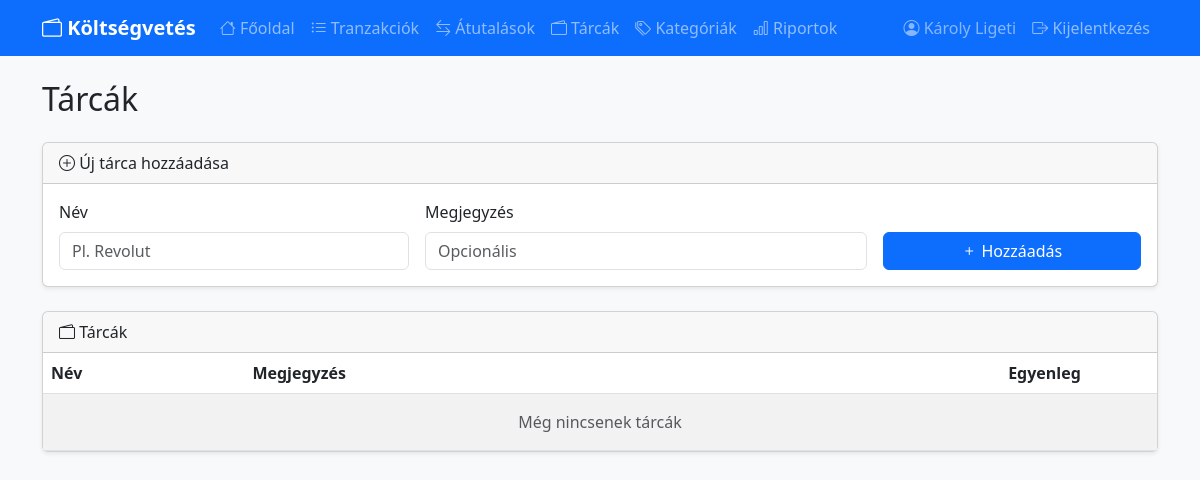
The page /wallets (signed in) on the database as committed earlier.
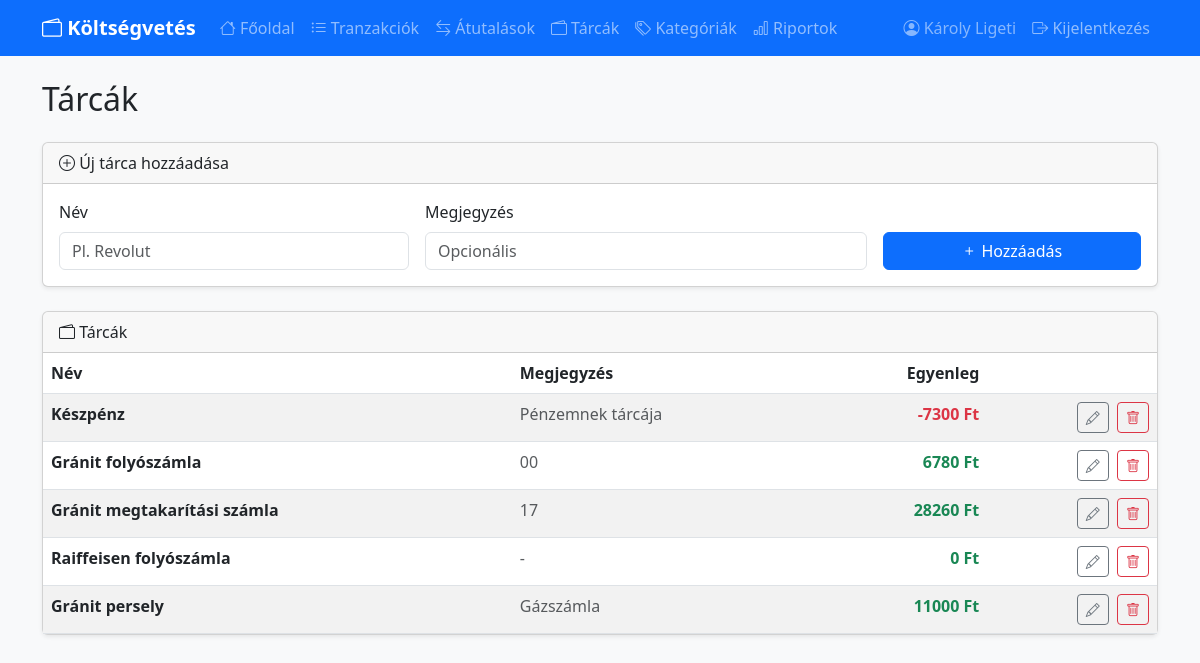
The same page on the database as committed later.
### tables this page shows
CREATE TABLE wallets (
        id INTEGER PRIMARY KEY AUTOINCREMENT,
        name TEXT NOT NULL,
        description TEXT);

### main.py (the view, shortened to what this page needs)
@app.route('/wallets', methods=['GET', 'POST'])
@login_required
def wallets():
    conn = get_db()
    all_wallets = conn.execute("SELECT * FROM wallets ORDER BY id").fetchall()
    wallet_list = [
        {'id': w['id'], 'name': w['name'], 'description': w['description'],
         'balance': wallet_balance(conn, w['id'])}
        for w in all_wallets
    ]
    conn.close()
    return render_template('wallets.html', wallets=wallet_list)

### main.py (called while the page is built)
@login_manager.user_loader
def load_user(user_id):
    conn = get_db()
    row = conn.execute("SELECT * FROM users WHERE id=?", (user_id,)).fetchone()
    conn.close()
    if row:
        return User(row["id"], row["name"], row["email"])
    return None

def get_db():
    conn = sqlite3.connect(DATABASE)
    conn.row_factory = sqlite3.Row
    return conn

def wallet_balance(conn, wallet_id):
    income = conn.execute(
        "SELECT COALESCE(SUM(amount), 0) FROM transactions WHERE type='income' AND wallet_id=?",
        (wallet_id,)).fetchone()[0]
    expense = conn.execute(
        "SELECT COALESCE(SUM(amount), 0) FROM transactions WHERE type='expense' AND wallet_id=?",
        (wallet_id,)).fetchone()[0]
    t_in = conn.execute(
        "SELECT COALESCE(SUM(amount), 0) FROM transfers WHERE to_wallet_id=?",
        (wallet_id,)).fetchone()[0]
    t_out = conn.execute(
        "SELECT COALESCE(SUM(amount), 0) FROM transfers WHERE from_wallet_id=?",
        (wallet_id,)).fetchone()[0]
    return income - expense + t_in - t_out

### templates/wallets.html
{% extends 'base.html' %}
{% block content %}
<h2 class="mb-4">Tárcák</h2>
<div class="card shadow-sm mb-4">
    <div class="card-header"><i class="bi bi-plus-circle"></i> Új tárca hozzáadása</div>
    <div class="card-body">
        <form method="POST">
            <div class="row g-3">
                <div class="col-md-4">
                    <label class="form-label">Név</label>
                    <input type="text" name="name" class="form-control" required placeholder="Pl. Revolut">
                </div>
                <div class="col-md-5">
                    <label class="form-label">Megjegyzés</label>
                    <input type="text" name="description" class="form-control" placeholder="Opcionális">
                </div>
                <div class="col-md-3 d-flex align-items-end">
                    <button type="submit" class="btn btn-primary w-100"><i class="bi bi-plus"></i> Hozzáadás</button>
                </div>
            </div>
        </form>
    </div>
</div>
<div class="card shadow-sm">
    <div class="card-header"><i class="bi bi-wallet2"></i> Tárcák</div>
    <div class="card-body p-0">
        <table class="table table-striped mb-0">
            <thead>
                <tr>
                    <th>Név</th>
                    <th>Megjegyzés</th>
                    <th class="text-end">Egyenleg</th>
                    <th></th>
                </tr>
            </thead>
            <tbody>
                {% for w in wallets %}
                <tr>
                    <td class="fw-bold">{{ w.name }}</td>
                    <td class="text-muted">{{ w.description or '-' }}</td>
                    <td class="text-end fw-bold {{ 'text-success' if w.balance >= 0 else 'text-danger' }}">
                        {{ "%.0f"|format(w.balance) }} Ft
                    </td>
                    <td class="text-end">
                        <a href="/wallets/edit/{{ w.id }}" class="btn btn-sm btn-outline-secondary me-1">
                            <i class="bi bi-pencil"></i>
                        </a>
                        <a href="/wallets/delete/{{ w.id }}"
                           class="btn btn-sm btn-outline-danger"
                           onclick="return confirm('Biztosan törlöd ezt a tárcát?')">
                            <i class="bi bi-trash"></i>
                        </a>
                    </td>
                </tr>
                {% else %}
                <tr><td colspan="4" class="text-center text-muted py-3">Még nincsenek tárcák</td></tr>
                {% endfor %}
            </tbody>
        </table>
    </div>
</div>
{% endblock %}

Rows that differ between the two databases and show on the page:
added wallets: name "Készpénz", description "Pénzemnek tárcája", balance "-7300"
added wallets: name "Gránit folyószámla", description "00", balance "6780"
added wallets: name "Gránit megtakarítási számla", description "17", balance "28260"
added wallets: name "Raiffeisen folyószámla", description "-", balance "0"
added wallets: name "Gránit persely", description "Gázszámla", balance "11000"
Other text that changed with them:
text no longer shown: "Még nincsenek tárcák"
